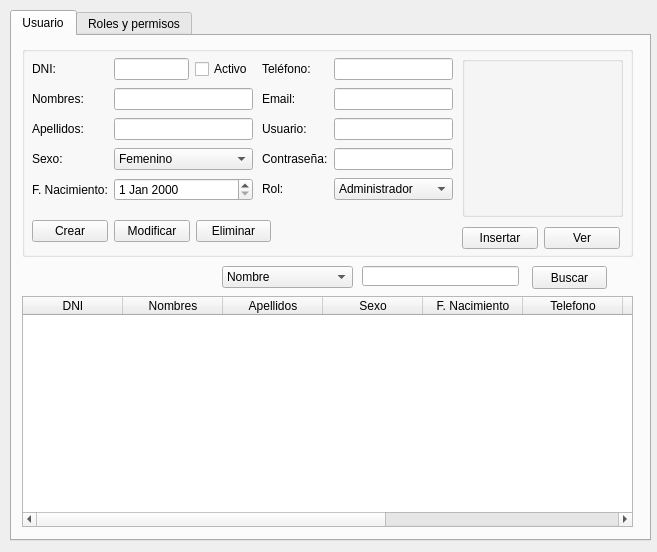
<?xml version="1.0" encoding="UTF-8"?>
<ui version="4.0">
 <class>Form</class>
 <widget class="QWidget" name="Form">
  <property name="geometry">
   <rect>
    <x>0</x>
    <y>0</y>
    <width>657</width>
    <height>552</height>
   </rect>
  </property>
  <property name="windowTitle">
   <string>Gestion Usuarios</string>
  </property>
  <widget class="QTabWidget" name="pantalla_tab">
   <property name="enabled">
    <bool>true</bool>
   </property>
   <property name="geometry">
    <rect>
     <x>10</x>
     <y>10</y>
     <width>641</width>
     <height>531</height>
    </rect>
   </property>
   <property name="currentIndex">
    <number>0</number>
   </property>
   <widget class="QWidget" name="tab">
    <attribute name="title">
     <string>Usuario</string>
    </attribute>
    <widget class="QGroupBox" name="groupBox_usuarios">
     <property name="enabled">
      <bool>true</bool>
     </property>
     <property name="geometry">
      <rect>
       <x>10</x>
       <y>10</y>
       <width>611</width>
       <height>211</height>
      </rect>
     </property>
     <property name="title">
      <string/>
     </property>
     <widget class="QWidget" name="gridLayoutWidget">
      <property name="geometry">
       <rect>
        <x>10</x>
        <y>10</y>
        <width>221</width>
        <height>151</height>
       </rect>
      </property>
      <layout class="QGridLayout" name="gridLayout">
       <item row="0" column="2">
        <widget class="QCheckBox" name="chbx_activo">
         <property name="text">
          <string>Activo</string>
         </property>
        </widget>
       </item>
       <item row="0" column="1">
        <widget class="QLineEdit" name="txt_dni"/>
       </item>
       <item row="4" column="0">
        <widget class="QLabel" name="label_4">
         <property name="text">
          <string>F. Nacimiento:</string>
         </property>
         <property name="alignment">
          <set>Qt::AlignLeading|Qt::AlignLeft|Qt::AlignVCenter</set>
         </property>
        </widget>
       </item>
       <item row="2" column="0">
        <widget class="QLabel" name="label_2">
         <property name="text">
          <string>Apellidos:</string>
         </property>
         <property name="alignment">
          <set>Qt::AlignLeading|Qt::AlignLeft|Qt::AlignVCenter</set>
         </property>
        </widget>
       </item>
       <item row="1" column="0">
        <widget class="QLabel" name="label">
         <property name="text">
          <string>Nombres:</string>
         </property>
         <property name="alignment">
          <set>Qt::AlignLeading|Qt::AlignLeft|Qt::AlignVCenter</set>
         </property>
        </widget>
       </item>
       <item row="3" column="0">
        <widget class="QLabel" name="label_3">
         <property name="text">
          <string>Sexo:</string>
         </property>
         <property name="alignment">
          <set>Qt::AlignLeading|Qt::AlignLeft|Qt::AlignVCenter</set>
         </property>
        </widget>
       </item>
       <item row="0" column="0">
        <widget class="QLabel" name="label_9">
         <property name="text">
          <string>DNI:</string>
         </property>
         <property name="alignment">
          <set>Qt::AlignLeading|Qt::AlignLeft|Qt::AlignVCenter</set>
         </property>
        </widget>
       </item>
       <item row="4" column="1" colspan="2">
        <widget class="QDateEdit" name="date_nacimiento_usuario"/>
       </item>
       <item row="1" column="1" colspan="2">
        <widget class="QLineEdit" name="txt_nombres"/>
       </item>
       <item row="2" column="1" colspan="2">
        <widget class="QLineEdit" name="txt_apellidos"/>
       </item>
       <item row="3" column="1" colspan="2">
        <widget class="QComboBox" name="cbx_sexo_usuario">
         <item>
          <property name="text">
           <string>Femenino</string>
          </property>
         </item>
         <item>
          <property name="text">
           <string>Masculino</string>
          </property>
         </item>
        </widget>
       </item>
      </layout>
      <zorder>chbx_activo</zorder>
      <zorder>label_4</zorder>
      <zorder>label_2</zorder>
      <zorder>label</zorder>
      <zorder>label_3</zorder>
      <zorder>label_9</zorder>
      <zorder>date_nacimiento_usuario</zorder>
      <zorder>txt_nombres</zorder>
      <zorder>txt_apellidos</zorder>
      <zorder>cbx_sexo_usuario</zorder>
      <zorder>txt_dni</zorder>
     </widget>
     <widget class="QWidget" name="gridLayoutWidget_2">
      <property name="geometry">
       <rect>
        <x>240</x>
        <y>10</y>
        <width>191</width>
        <height>151</height>
       </rect>
      </property>
      <layout class="QGridLayout" name="gridLayout_2">
       <item row="5" column="2">
        <widget class="QLabel" name="label_10">
         <property name="text">
          <string>Rol:</string>
         </property>
        </widget>
       </item>
       <item row="2" column="2">
        <widget class="QLabel" name="label_6">
         <property name="text">
          <string>Email:</string>
         </property>
        </widget>
       </item>
       <item row="3" column="2">
        <widget class="QLabel" name="label_7">
         <property name="text">
          <string>Usuario:</string>
         </property>
        </widget>
       </item>
       <item row="4" column="2">
        <widget class="QLabel" name="label_8">
         <property name="text">
          <string>Contraseña:</string>
         </property>
        </widget>
       </item>
       <item row="3" column="3">
        <widget class="QLineEdit" name="txt_usuario"/>
       </item>
       <item row="4" column="3">
        <widget class="QLineEdit" name="txt_password"/>
       </item>
       <item row="0" column="3">
        <widget class="QLineEdit" name="txt_telefono"/>
       </item>
       <item row="2" column="3">
        <widget class="QLineEdit" name="txt_email"/>
       </item>
       <item row="5" column="3">
        <widget class="QComboBox" name="cbx_rol_usuario">
         <item>
          <property name="text">
           <string>Administrador</string>
          </property>
         </item>
         <item>
          <property name="text">
           <string>Caja</string>
          </property>
         </item>
         <item>
          <property name="text">
           <string>Vendedor</string>
          </property>
         </item>
        </widget>
       </item>
       <item row="0" column="2">
        <widget class="QLabel" name="label_5">
         <property name="text">
          <string>Teléfono:</string>
         </property>
        </widget>
       </item>
      </layout>
     </widget>
     <widget class="QWidget" name="horizontalLayoutWidget">
      <property name="geometry">
       <rect>
        <x>10</x>
        <y>170</y>
        <width>239</width>
        <height>31</height>
       </rect>
      </property>
      <layout class="QHBoxLayout" name="horizontalLayout">
       <item>
        <widget class="QPushButton" name="btn_crear_usuario">
         <property name="text">
          <string>Crear</string>
         </property>
        </widget>
       </item>
       <item>
        <widget class="QPushButton" name="btn_modificar_usuario">
         <property name="text">
          <string>Modificar</string>
         </property>
        </widget>
       </item>
       <item>
        <widget class="QPushButton" name="btn_eliminar_usuario">
         <property name="text">
          <string>Eliminar</string>
         </property>
        </widget>
       </item>
      </layout>
     </widget>
     <widget class="QGroupBox" name="groupBox_2">
      <property name="geometry">
       <rect>
        <x>440</x>
        <y>10</y>
        <width>161</width>
        <height>161</height>
       </rect>
      </property>
      <property name="title">
       <string/>
      </property>
      <widget class="QLabel" name="lbl_icono_usuario">
       <property name="geometry">
        <rect>
         <x>10</x>
         <y>10</y>
         <width>141</width>
         <height>141</height>
        </rect>
       </property>
       <property name="text">
        <string/>
       </property>
       <property name="pixmap">
        <pixmap>../resource/image/hombre.png</pixmap>
       </property>
       <property name="scaledContents">
        <bool>true</bool>
       </property>
      </widget>
     </widget>
     <widget class="QWidget" name="horizontalLayoutWidget_2">
      <property name="geometry">
       <rect>
        <x>440</x>
        <y>180</y>
        <width>158</width>
        <height>25</height>
       </rect>
      </property>
      <layout class="QHBoxLayout" name="horizontalLayout_2">
       <item>
        <widget class="QPushButton" name="pushButton">
         <property name="text">
          <string>Insertar</string>
         </property>
        </widget>
       </item>
       <item>
        <widget class="QPushButton" name="pushButton_5">
         <property name="text">
          <string>Ver</string>
         </property>
        </widget>
       </item>
      </layout>
     </widget>
    </widget>
    <widget class="QComboBox" name="cbx_buscar_usuario">
     <property name="geometry">
      <rect>
       <x>210</x>
       <y>230</y>
       <width>131</width>
       <height>22</height>
      </rect>
     </property>
     <item>
      <property name="text">
       <string>Nombre</string>
      </property>
     </item>
     <item>
      <property name="text">
       <string>ID</string>
      </property>
     </item>
    </widget>
    <widget class="QLineEdit" name="txt_buscar_usuario">
     <property name="geometry">
      <rect>
       <x>350</x>
       <y>230</y>
       <width>157</width>
       <height>20</height>
      </rect>
     </property>
    </widget>
    <widget class="QTableWidget" name="tabla_usuarios">
     <property name="geometry">
      <rect>
       <x>10</x>
       <y>260</y>
       <width>611</width>
       <height>231</height>
      </rect>
     </property>
     <column>
      <property name="text">
       <string>DNI</string>
      </property>
     </column>
     <column>
      <property name="text">
       <string>Nombres</string>
      </property>
     </column>
     <column>
      <property name="text">
       <string>Apellidos</string>
      </property>
     </column>
     <column>
      <property name="text">
       <string>Sexo</string>
      </property>
     </column>
     <column>
      <property name="text">
       <string>F. Nacimiento</string>
      </property>
     </column>
     <column>
      <property name="text">
       <string>Telefono</string>
      </property>
     </column>
     <column>
      <property name="text">
       <string>Email</string>
      </property>
     </column>
     <column>
      <property name="text">
       <string>Usuario</string>
      </property>
     </column>
     <column>
      <property name="text">
       <string>Password</string>
      </property>
     </column>
     <column>
      <property name="text">
       <string>Rol</string>
      </property>
     </column>
    </widget>
    <widget class="QPushButton" name="btn_buscar_usuario">
     <property name="geometry">
      <rect>
       <x>520</x>
       <y>230</y>
       <width>75</width>
       <height>23</height>
      </rect>
     </property>
     <property name="text">
      <string>Buscar</string>
     </property>
    </widget>
   </widget>
   <widget class="QWidget" name="tab_2">
    <attribute name="title">
     <string>Roles y permisos</string>
    </attribute>
    <widget class="QTableWidget" name="tabla_roles">
     <property name="geometry">
      <rect>
       <x>10</x>
       <y>270</y>
       <width>611</width>
       <height>221</height>
      </rect>
     </property>
     <column>
      <property name="text">
       <string>Rol</string>
      </property>
     </column>
     <column>
      <property name="text">
       <string>Descripcion</string>
      </property>
     </column>
     <column>
      <property name="text">
       <string>Permisos</string>
      </property>
     </column>
    </widget>
    <widget class="QLineEdit" name="txt_buscar_rol">
     <property name="geometry">
      <rect>
       <x>370</x>
       <y>240</y>
       <width>157</width>
       <height>20</height>
      </rect>
     </property>
    </widget>
    <widget class="QComboBox" name="cbx_buscar_rol">
     <property name="geometry">
      <rect>
       <x>230</x>
       <y>240</y>
       <width>131</width>
       <height>22</height>
      </rect>
     </property>
     <item>
      <property name="text">
       <string>Rol</string>
      </property>
     </item>
    </widget>
    <widget class="QPushButton" name="btn_buscar_rol">
     <property name="geometry">
      <rect>
       <x>540</x>
       <y>240</y>
       <width>75</width>
       <height>23</height>
      </rect>
     </property>
     <property name="text">
      <string>Buscar</string>
     </property>
    </widget>
    <widget class="QGroupBox" name="groupBox_roles">
     <property name="enabled">
      <bool>true</bool>
     </property>
     <property name="geometry">
      <rect>
       <x>10</x>
       <y>10</y>
       <width>601</width>
       <height>221</height>
      </rect>
     </property>
     <property name="title">
      <string/>
     </property>
     <widget class="QWidget" name="horizontalLayoutWidget_3">
      <property name="geometry">
       <rect>
        <x>10</x>
        <y>180</y>
        <width>239</width>
        <height>25</height>
       </rect>
      </property>
      <layout class="QHBoxLayout" name="horizontalLayout_3">
       <item>
        <widget class="QPushButton" name="btn_crear_rol">
         <property name="text">
          <string>Crear</string>
         </property>
        </widget>
       </item>
       <item>
        <widget class="QPushButton" name="btn_modificar_rol">
         <property name="text">
          <string>Modificar</string>
         </property>
        </widget>
       </item>
       <item>
        <widget class="QPushButton" name="btn_eliminar_rol">
         <property name="text">
          <string>Eliminar</string>
         </property>
        </widget>
       </item>
      </layout>
     </widget>
     <widget class="QWidget" name="gridLayoutWidget_4">
      <property name="geometry">
       <rect>
        <x>10</x>
        <y>10</y>
        <width>271</width>
        <height>161</height>
       </rect>
      </property>
      <layout class="QGridLayout" name="gridLayout_4">
       <item row="1" column="1">
        <widget class="QLineEdit" name="txt_nombre_rol"/>
       </item>
       <item row="2" column="0">
        <widget class="QLabel" name="label_13">
         <property name="text">
          <string>Descripcion:</string>
         </property>
        </widget>
       </item>
       <item row="1" column="0">
        <widget class="QLabel" name="label_12">
         <property name="text">
          <string>Rol:</string>
         </property>
        </widget>
       </item>
       <item row="2" column="1">
        <widget class="QTextEdit" name="txt_descripcion_rol"/>
       </item>
       <item row="0" column="1">
        <widget class="QLineEdit" name="txt_id_rol"/>
       </item>
       <item row="0" column="0">
        <widget class="QLabel" name="label_11">
         <property name="text">
          <string>ID</string>
         </property>
        </widget>
       </item>
      </layout>
     </widget>
     <widget class="QWidget" name="gridLayoutWidget_3">
      <property name="geometry">
       <rect>
        <x>310</x>
        <y>10</y>
        <width>261</width>
        <height>191</height>
       </rect>
      </property>
      <layout class="QGridLayout" name="gridLayout_3">
       <item row="4" column="1">
        <widget class="QComboBox" name="cbx_permisos_productos">
         <item>
          <property name="text">
           <string>Leer</string>
          </property>
         </item>
         <item>
          <property name="text">
           <string>Leer y escribir</string>
          </property>
         </item>
        </widget>
       </item>
       <item row="5" column="1">
        <widget class="QComboBox" name="cbx_permisos_almacen">
         <item>
          <property name="text">
           <string>Leer</string>
          </property>
         </item>
         <item>
          <property name="text">
           <string>Leer y escribir</string>
          </property>
         </item>
        </widget>
       </item>
       <item row="0" column="1">
        <widget class="QComboBox" name="cbx_permisos_clientes">
         <item>
          <property name="text">
           <string>Leer</string>
          </property>
         </item>
         <item>
          <property name="text">
           <string>Leer y escribir</string>
          </property>
         </item>
        </widget>
       </item>
       <item row="3" column="1">
        <widget class="QComboBox" name="cbx_permisos_proveedores_2">
         <item>
          <property name="text">
           <string>Leer</string>
          </property>
         </item>
         <item>
          <property name="text">
           <string>Leer y escribir</string>
          </property>
         </item>
        </widget>
       </item>
       <item row="2" column="1">
        <widget class="QComboBox" name="cbx_permisos_empleados">
         <item>
          <property name="text">
           <string>Leer</string>
          </property>
         </item>
         <item>
          <property name="text">
           <string>Leer y escribir</string>
          </property>
         </item>
        </widget>
       </item>
       <item row="6" column="0">
        <widget class="QCheckBox" name="chk_ventas">
         <property name="text">
          <string>Ventas</string>
         </property>
        </widget>
       </item>
       <item row="2" column="0">
        <widget class="QCheckBox" name="chk_empleados">
         <property name="text">
          <string>Empleados</string>
         </property>
        </widget>
       </item>
       <item row="0" column="0">
        <widget class="QCheckBox" name="chk_clientes">
         <property name="text">
          <string>Clientes</string>
         </property>
        </widget>
       </item>
       <item row="3" column="0">
        <widget class="QCheckBox" name="chk_proveedores">
         <property name="text">
          <string>Proveedores</string>
         </property>
        </widget>
       </item>
       <item row="4" column="0">
        <widget class="QCheckBox" name="chk_productos">
         <property name="text">
          <string>Productos</string>
         </property>
        </widget>
       </item>
       <item row="5" column="0">
        <widget class="QCheckBox" name="chk_almacen">
         <property name="text">
          <string>Almacen</string>
         </property>
        </widget>
       </item>
       <item row="7" column="0">
        <widget class="QCheckBox" name="chk_mantenimiento">
         <property name="text">
          <string>Mantenimiento</string>
         </property>
        </widget>
       </item>
       <item row="6" column="1">
        <widget class="QComboBox" name="cbx_permisos_ventas">
         <item>
          <property name="text">
           <string>Leer</string>
          </property>
         </item>
         <item>
          <property name="text">
           <string>Leer y escribir</string>
          </property>
         </item>
        </widget>
       </item>
      </layout>
     </widget>
    </widget>
   </widget>
  </widget>
 </widget>
 <resources/>
 <connections/>
</ui>
